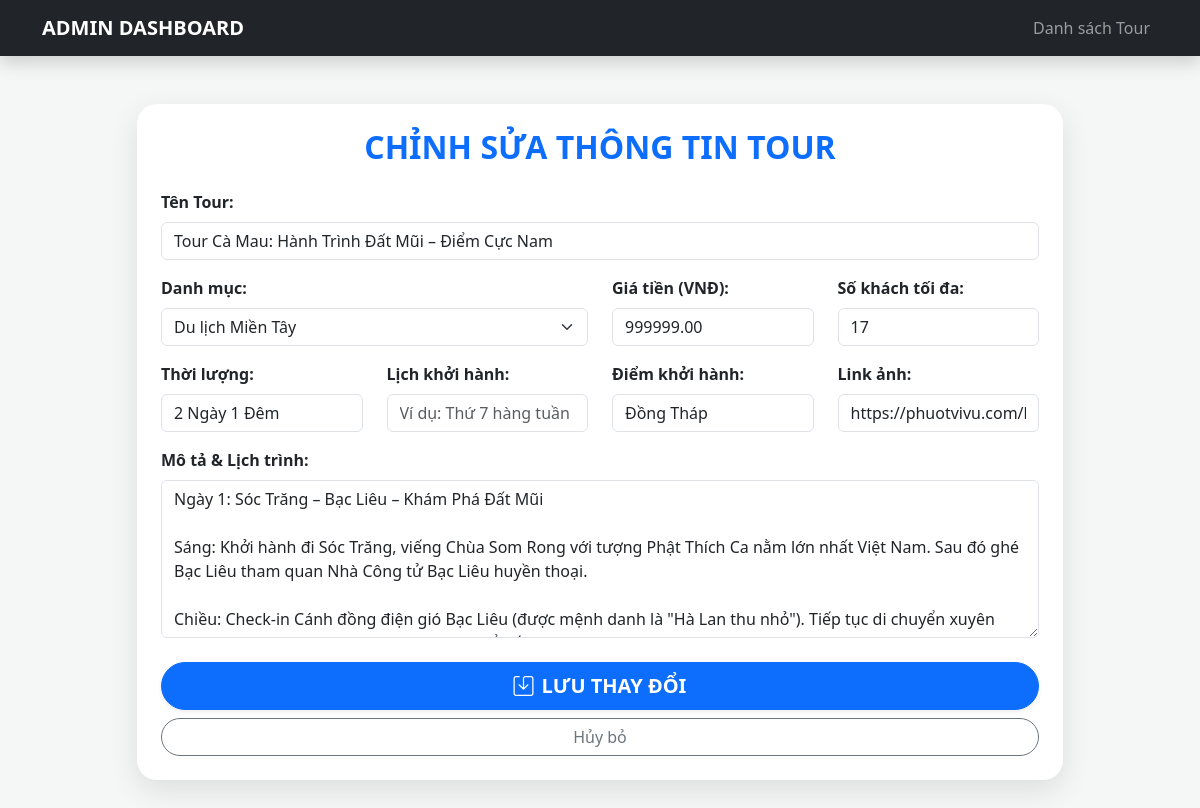
Before: /admin_edit_tour.php?id=22 (signed in) with the older database file.
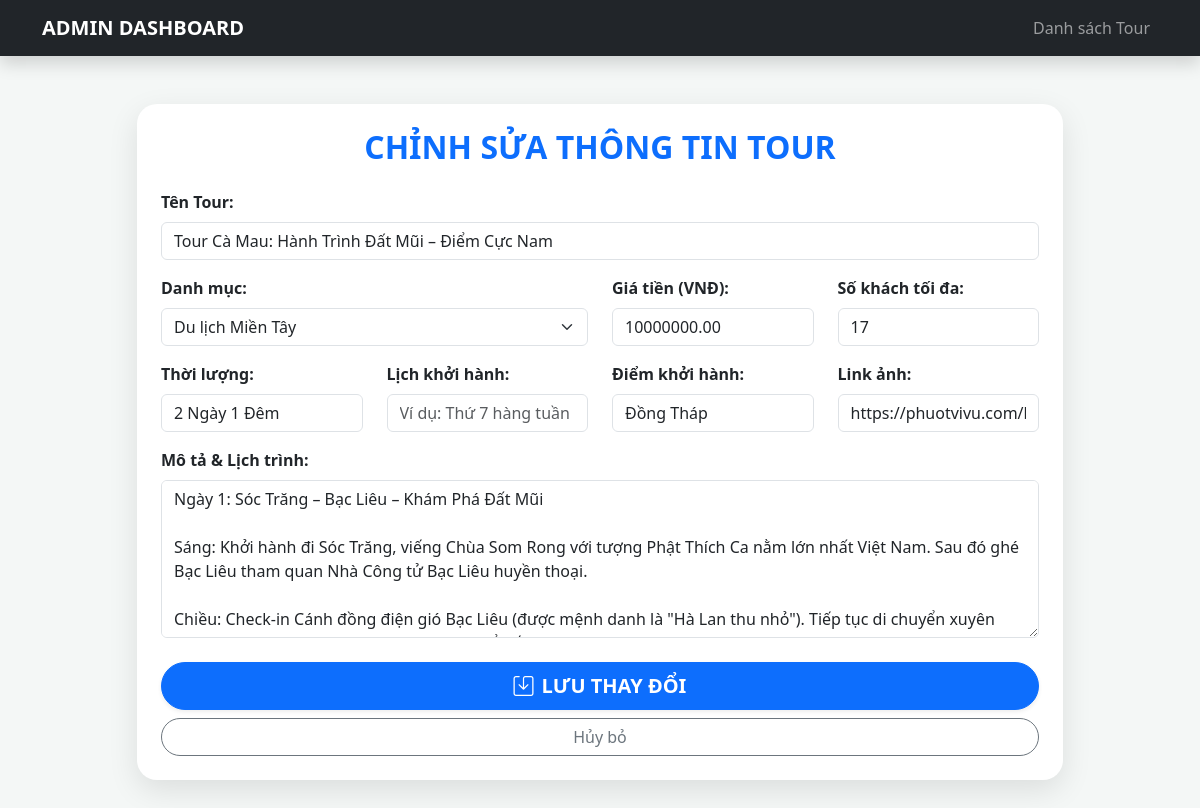
After: the same page with the newer database file.
### tables this page shows
CREATE TABLE `tours` (
  `TourID` int(11) NOT NULL,
  `TourName` varchar(250) NOT NULL,
  `CategoryID` int(11) DEFAULT NULL,
  `Price` decimal(18,2) NOT NULL,
  `Duration` varchar(50) DEFAULT NULL,
  `ImageURL` varchar(500) DEFAULT NULL,
  `Description` text DEFAULT NULL,
  `DepartureSchedule` varchar(100) DEFAULT NULL,
  `DepartureLocation` varchar(255) DEFAULT NULL,
  `MaxPeople` int(11) DEFAULT 10
);

### admin_edit_tour.php (the view, shortened to what the changed rows need)
<?php
include 'db.php';
if (isset($_GET['id'])) {
    $id = intval($_GET['id']);
    $sql_get = "SELECT * FROM Tours WHERE TourID = $id";
    $result = mysqli_query($conn, $sql_get);
    $tour = mysqli_fetch_assoc($result);
} else {
    header("Location: admin_list_tours.php");
    exit();
}
?>
<!DOCTYPE html>
<html lang="vi">
<head>
    <link href="https://cdn.jsdelivr.net/npm/bootstrap@5.3.0/dist/css/bootstrap.min.css" rel="stylesheet">
    <link rel="stylesheet" href="https://cdn.jsdelivr.net/npm/bootstrap-icons@1.11.1/font/bootstrap-icons.css">
</head>
<body>
    <div class="container mb-5">
        <div class="row justify-content-center">
            <div class="col-lg-10">
                <div class="card edit-card p-4">
                    <h2 class="text-center fw-bold text-primary mb-4">CHỈNH SỬA THÔNG TIN TOUR</h2>
                    <form method="POST">
                        <div class="mb-3">
                            <label class="form-label fw-bold">Tên Tour:</label>
                            <input type="text" name="tour_name" class="form-control" value="<?php echo htmlspecialchars($tour['TourName']); ?>" required>
                        </div>
                        <div class="row">
                            <div class="col-md-3 mb-3">
                                <label class="form-label fw-bold">Giá tiền (VNĐ):</label>
                                <input type="number" name="price" class="form-control" value="<?php echo $tour['Price']; ?>" required>
                            </div>
                            <div class="col-md-3 mb-3">
                                <label class="form-label fw-bold">Số khách tối đa:</label>
                                <input type="number" name="max_people" class="form-control" value="<?php echo isset($tour['MaxPeople']) ? $tour['MaxPeople'] : 10; ?>" min="1" required>
                            </div>
                        </div>
                        <div class="row">
                            <div class="col-md-3 mb-3">
                                <label class="form-label fw-bold">Thời lượng:</label>
                                <input type="text" name="duration" class="form-control" value="<?php echo htmlspecialchars($tour['Duration']); ?>">
                            </div>
                            <div class="col-md-3 mb-3">
                                <label class="form-label fw-bold">Điểm khởi hành:</label>
                                <input type="text" name="departure_location" class="form-control" value="<?php echo htmlspecialchars($tour['DepartureLocation']); ?>" placeholder="Ví dụ: TP.HCM">
                            </div>
                            <div class="col-md-3 mb-3">
                                <label class="form-label fw-bold">Link ảnh:</label>
                                <input type="text" name="image_url" class="form-control" value="<?php echo htmlspecialchars($tour['ImageURL']); ?>">
                            </div>
                        </div>
                        <div class="mb-4">
                            <label class="form-label fw-bold">Mô tả & Lịch trình:</label>
                            <textarea name="description" class="form-control" rows="6"><?php echo htmlspecialchars($tour['Description']); ?></textarea>
                        </div>
                    </form>
                </div>
            </div>
        </div>
    </div>
</body>
</html>

Changed rows visible on the page:
changed tours "Tour Cà Mau: Hành Trình Đất Mũi – Điểm Cực Nam": price "999999.00" → "10000000.00"
